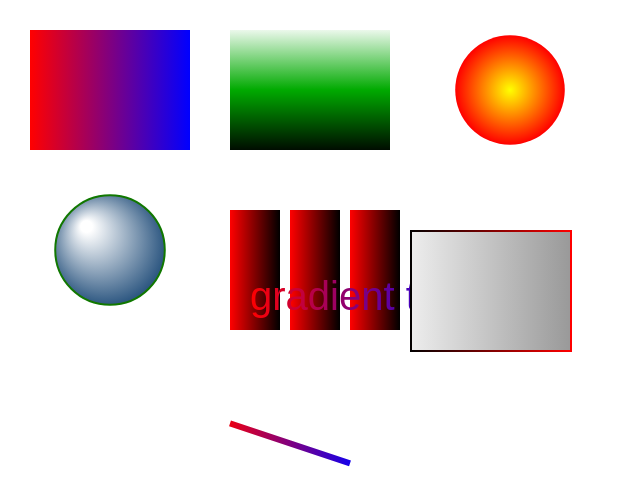

Vega-Lite specification stored for this chart:
### Vega specification from a JSON file in a GitHub repository (floating-point values rounded to 4 significant figures)
{"$schema": "https://vega.github.io/schema/vega/v6.json", "width": 300, "height": 200, "padding": 5, "marks": [{"type": "rect", "encode": {"update": {"x": {"value": 10}, "y": {"value": 10}, "width": {"value": 80}, "height": {"value": 60}, "fill": {"value": {"gradient": "linear", "stops": [{"offset": 0, "color": "red"}, {"offset": 1, "color": "blue"}]}}}}}, {"type": "rect", "encode": {"update": {"x": {"value": 110}, "y": {"value": 10}, "width": {"value": 80}, "height": {"value": 60}, "fill": {"value": {"gradient": "linear", "x1": 0, "y1": 0, "x2": 0, "y2": 1, "stops": [{"offset": 0, "color": "#fff"}, {"offset": 0.5, "color": "#0a0"}, {"offset": 1, "color": "#000"}]}}, "stroke": {"value": {"gradient": "linear", "x1": 0, "y1": 0, "x2": 1, "y2": 1, "stops": [{"offset": 0, "color": "orange"}, {"offset": 1, "color": "purple"}]}}, "strokeWidth": {"value": 5}}}}, {"type": "symbol", "encode": {"update": {"x": {"value": 250}, "y": {"value": 40}, "size": {"value": 3000}, "fill": {"value": {"gradient": "radial", "stops": [{"offset": 0, "color": "yellow"}, {"offset": 1, "color": "red"}]}}}}}, {"type": "symbol", "encode": {"update": {"x": {"value": 50}, "y": {"value": 120}, "size": {"value": 3000}, "fill": {"value": {"gradient": "radial", "stops": [{"offset": 0, "color": "#fff"}, {"offset": 1, "color": "#036"}], "x1": 0.3, "y1": 0.3, "r1": 0.05, "x2": 0.5, "y2": 0.5, "r2": 0.6}}, "stroke": {"value": {"gradient": "radial", "stops": [{"offset": 0, "color": "red"}, {"offset": 1, "color": "green"}]}}}}}, {"type": "rect", "from": {"data": "t"}, "encode": {"update": {"x": {"field": "x"}, "y": {"value": 100}, "width": {"value": 25}, "height": {"value": 60}, "fill": {"value": {"gradient": "linear", "stops": [{"offset": 0, "color": "#f00"}, {"offset": 1, "color": "black"}]}}}}}, {"type": "text", "encode": {"update": {"x": {"value": 120}, "y": {"value": 150}, "text": {"value": "gradient text"}, "fontSize": {"value": 20}, "fill": {"value": {"gradient": "linear", "stops": [{"offset": 0, "color": "red"}, {"offset": 1, "color": "blue"}]}}}}}, {"type": "line", "from": {"data": "t"}, "encode": {"update": {"x": {"field": "x"}, "y": {"signal": "datum.x / 3 + 170"}, "stroke": {"value": {"gradient": "linear", "stops": [{"offset": 0, "color": "red"}, {"offset": 1, "color": "blue"}]}}, "strokeWidth": {"value": 3}}}}, {"type": "group", "encode": {"update": {"x": {"value": 200}, "y": {"value": 110}, "width": {"value": 80}, "height": {"value": 60}, "fill": {"value": {"gradient": "linear", "stops": [{"offset": 0, "color": "#eee"}, {"offset": 1, "color": "#999"}]}}, "stroke": {"value": {"gradient": "linear", "stops": [{"offset": 0, "color": "#000"}, {"offset": 1, "color": "#f00"}]}}, "strokeForeground": {"value": true}}}}], "data": [{"name": "t", "values": [{"x": 110, "c": "#f00"}, {"x": 140, "c": "#0f0"}, {"x": 170, "c": "#00f"}]}]}
